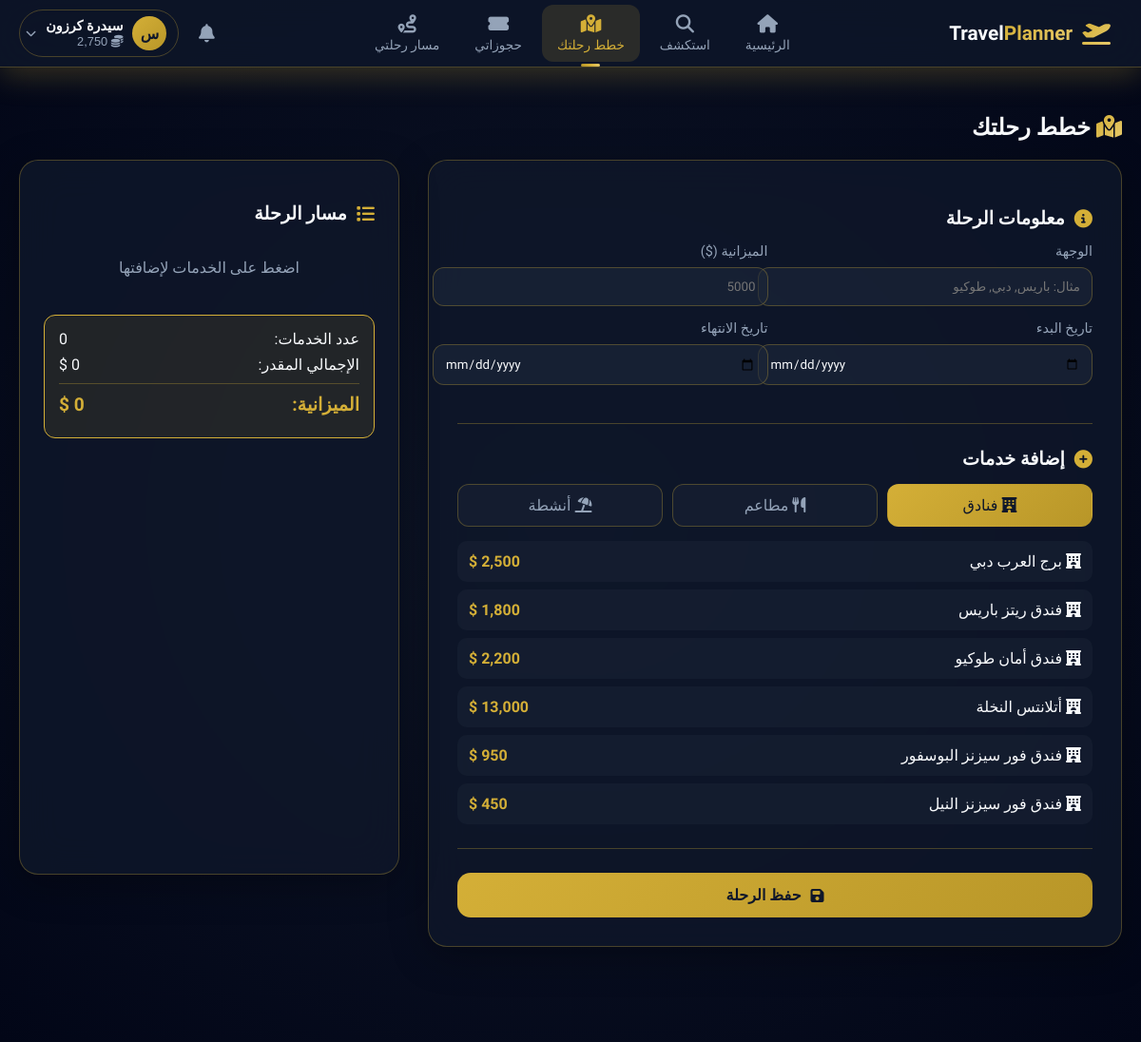
/plan_trip.php (signed in), run on the app's committed database.
### tables this page shows
CREATE TABLE `travelers` (
  `id` int(11) NOT NULL,
  `user_id` int(11) DEFAULT NULL,
  `full_name` varchar(100) DEFAULT NULL,
  `phone` varchar(20) DEFAULT NULL,
  `loyalty_points` int(11) DEFAULT 0
);

CREATE TABLE `hotels` (
  `id` int(11) NOT NULL,
  `provider_id` int(11) DEFAULT NULL,
  `name` varchar(100) DEFAULT NULL,
  `city` varchar(50) DEFAULT NULL,
  `category` enum('economic','medium','luxury') DEFAULT NULL,
  `price_per_night` decimal(10,2) DEFAULT NULL,
  `rating` decimal(2,1) DEFAULT 0.0,
  `description` text DEFAULT NULL,
  `image_url` varchar(255) DEFAULT NULL,
  `created_at` timestamp NOT NULL DEFAULT current_timestamp(),
  `updated_at` timestamp NOT NULL DEFAULT current_timestamp() ON UPDATE current_timestamp()
);

### plan_trip.php (the view, shortened to what this page needs)
<?php
include '../config/db.php';
$hotels = mysqli_query($conn, "SELECT id, name, city, price_per_night as price FROM hotels ORDER BY rating DESC LIMIT 10");
?>
<!DOCTYPE html>
<html lang="ar" dir="rtl">
<head>
    <link rel="stylesheet" href="https://cdnjs.cloudflare.com/ajax/libs/font-awesome/6.4.0/css/all.min.css">
    <link href="https://unpkg.com/aos@2.3.1/dist/aos.css" rel="stylesheet">
</head>
<body>
    <div class="bg-animation"></div>
    <?php include 'navbar.php'; ?>
    <main class="main-content">
        <h2 class="fw-bold mb-4" data-aos="fade-right">
            <i class="fas fa-map-marked-alt me-2" style="background: linear-gradient(135deg, var(--gold-primary), var(--gold-light)); -webkit-background-clip: text; -webkit-text-fill-color: transparent;"></i>
            خطط رحلتك
        </h2>
        <div class="trip-planner">
            <div class="planner-form" data-aos="fade-up">
                <form method="POST" id="tripForm">
                    <div class="form-section">
                        <h3 class="section-title"><i class="fas fa-info-circle"></i> معلومات الرحلة</h3>
                        <div class="form-row">
                            <div class="form-group">
                                <label>الوجهة</label>
                                <input type="text" name="destination" required placeholder="مثال: باريس, دبي, طوكيو">
                            </div>
                            <div class="form-group">
                                <label>الميزانية ($)</label>
                                <input type="number" name="budget" id="budgetInput" required min="100" placeholder="5000">
                            </div>
                        </div>
                        <div class="form-row">
                            <div class="form-group">
                                <label>تاريخ البدء</label>
                                <input type="date" name="start_date" required min="<?php echo date('Y-m-d'); ?>">
                            </div>
                            <div class="form-group">
                                <label>تاريخ الانتهاء</label>
                                <input type="date" name="end_date" required min="<?php echo date('Y-m-d'); ?>">
                            </div>
                        </div>
                    </div>
                    <div class="form-section">
                        <h3 class="section-title"><i class="fas fa-plus-circle"></i> إضافة خدمات</h3>
                        <div class="service-selector">
                            <div class="service-tab active" data-type="hotels">
                                <i class="fas fa-hotel"></i> فنادق
                            </div>
                            <div class="service-tab" data-type="restaurants">
                                <i class="fas fa-utensils"></i> مطاعم
                            </div>
                            <div class="service-tab" data-type="activities">
                                <i class="fas fa-umbrella-beach"></i> أنشطة
                            </div>
                        </div>
                        <div id="hotels-list" class="service-list">
                            <?php if (mysqli_num_rows($hotels) > 0): ?>
                                <?php while ($h = mysqli_fetch_assoc($hotels)): ?>
                                    <div class="service-item" onclick="addToItinerary('hotel', <?php echo $h['id']; ?>, '<?php echo htmlspecialchars($h['name']); ?>', <?php echo $h['price']; ?>)">
                                        <span><i class="fas fa-hotel"></i> <?php echo htmlspecialchars($h['name']); ?></span>
                                        <span style="color:var(--gold-primary); font-weight:600;"><?php echo number_format($h['price']); ?> $</span>
                                    </div>
                                <?php endwhile; ?>
                            <?php else: ?>
                                <div class="text-secondary" style="text-align:center;padding:20px;">لا توجد فنادق متاحة</div>
                            <?php endif; ?>
                        </div>
                    </div>
                    <button type="submit" name="save_trip" class="btn-save">
                        <i class="fas fa-save"></i> حفظ الرحلة
                    </button>
                </form>
            </div>
            <div class="itinerary-sidebar" data-aos="fade-up" data-aos-delay="100">
                <h3 class="section-title"><i class="fas fa-list"></i> مسار الرحلة</h3>
                <div id="itinerary-items">
                    <p class="text-secondary" style="text-align:center;padding:20px;">اضغط على الخدمات لإضافتها</p>
                </div>
                <div class="trip-summary">
                    <div class="summary-row">
                        <span>عدد الخدمات:</span>
                        <span id="item-count">0</span>
                    </div>
                    <div class="summary-row">
                        <span>الإجمالي المقدر:</span>
                        <span id="total-estimate">0 $</span>
                    </div>
                    <div class="summary-total summary-row">
                        <span>الميزانية:</span>
                        <span id="budget-display">0 $</span>
                    </div>
                </div>
            </div>
        </div>
    </main>
</body>
</html>

### navbar.php (shortened to what this page needs)
<?php
$current_page = basename($_SERVER['PHP_SELF']);
$traveler = null;
if (isset($_SESSION['user_id']) && isset($conn)) {
    $uid = $_SESSION['user_id'];
    $traveler = mysqli_fetch_assoc(mysqli_query(
        $conn,
        "SELECT t.*, u.username, u.email
         FROM travelers t
         JOIN users u ON t.user_id = u.id
         WHERE t.user_id = $uid"
    ));
}
?>
<nav class="luxury-navbar">
    <div class="navbar-container">
        <div class="navbar-brand">
            <a href="index.php" class="brand-link">
                <i class="fas fa-plane-departure brand-icon"></i>
                <span class="brand-text">
                    Travel<span class="brand-highlight">Planner</span>
                </span>
            </a>
        </div>
        <div class="navbar-links" id="navbarLinks">
            <a href="index.php" class="nav-link <?php echo $current_page === 'index.php' ? 'active' : ''; ?>">
                <i class="fas fa-home"></i>
                <span>الرئيسية</span>
            </a>
            <a href="search.php" class="nav-link <?php echo $current_page === 'search.php' ? 'active' : ''; ?>">
                <i class="fas fa-search"></i>
                <span>استكشف</span>
            </a>
            <a href="plan_trip.php" class="nav-link <?php echo $current_page === 'plan_trip.php' ? 'active' : ''; ?>">
                <i class="fas fa-map-marked-alt"></i>
                <span>خطط رحلتك</span>
            </a>
            <a href="my_bookings.php" class="nav-link <?php echo $current_page === 'my_bookings.php' ? 'active' : ''; ?>">
                <i class="fas fa-ticket-alt"></i>
                <span>حجوزاتي</span>
            </a>
            <a href="my_itinerary.php" class="nav-link <?php echo $current_page === 'my_itinerary.php' ? 'active' : ''; ?>">
                <i class="fas fa-route"></i>
                <span>مسار رحلتي</span>
            </a>
        </div>
        <div class="navbar-actions">
            <div class="nav-dropdown notification-dropdown">
                <button class="nav-icon-btn" id="notificationBtn" aria-label="الإشعارات">
                    <i class="fas fa-bell"></i>
                </button>
            </div>
            <div class="nav-dropdown user-dropdown">
                <button class="user-btn" id="userBtn">
                    <div class="user-avatar">
                        <?php echo mb_substr($traveler['full_name'] ?? 'م', 0, 1); ?>
                    </div>
                    <div class="user-info d-none d-lg-block">
                        <span class="user-name"><?php echo htmlspecialchars($traveler['full_name'] ?? 'مسافر'); ?></span>
                        <span class="user-points">
                            <i class="fas fa-coins text-warning"></i>
                            <?php echo number_format($traveler['loyalty_points'] ?? 0); ?>
                        </span>
                    </div>
                    <i class="fas fa-chevron-down toggle-icon"></i>
                </button>
            </div>
        </div>
    </div>
</nav>

### plan_trip.php (style rules this page uses)
:root { --gold-primary: #d4af37; --gold-light: #e6c96a; --gold-dark: #b89628; --blue-dark: #0f172a; --blue-darker: #020617; --text-primary: #f8fafc; --text-secondary: #94a3b8; --glass-bg: rgba(15, 23, 42, 0.85); --glass-border: rgba(212, 175, 55, 0.3); --card-shadow: 0 10px 40px rgba(0, 0, 0, 0.3); }
body { font-family: 'Tajawal', sans-serif; background: var(--blue-darker); color: var(--text-primary); min-height: 100vh; margin: 0; }
.bg-animation { position: fixed; top: 0; left: 0; width: 100%; height: 100%; z-index: -1; background: radial-gradient(ellipse at 50% 50%, rgba(15, 23, 42, 0.95) 0%, var(--blue-darker) 100%); }
.main-content { margin-top: 70px; padding: 30px 20px; max-width: 1400px; margin: 70px auto 0; }
.trip-planner { display: grid; grid-template-columns: 1fr 400px; gap: 30px; }
.planner-form { background: var(--glass-bg); backdrop-filter: blur(20px); border: 1px solid var(--glass-border); border-radius: 20px; padding: 30px; box-shadow: var(--card-shadow); }
.form-section { margin-bottom: 25px; padding-bottom: 25px; border-bottom: 1px solid var(--glass-border); }
.section-title { font-size: 1.2rem; font-weight: 700; margin-bottom: 15px; display: flex; align-items: center; gap: 10px; }
.section-title i { color: var(--gold-primary); }
.form-row { display: grid; grid-template-columns: 1fr 1fr; gap: 15px; }
.form-group { margin-bottom: 15px; }
.form-group label { display: block; font-size: 0.9rem; color: var(--text-secondary); margin-bottom: 8px; }
.form-group input, .form-group select { width: 100%; padding: 12px; background: rgba(30, 41, 59, 0.6); border: 1px solid var(--glass-border); border-radius: 12px; color: var(--text-primary); font-family: 'Tajawal', sans-serif; }
.service-selector { display: grid; grid-template-columns: 1fr 1fr 1fr; gap: 10px; margin-bottom: 15px; }
.service-tab { padding: 12px; border-radius: 12px; border: 1px solid var(--glass-border); background: rgba(30, 41, 59, 0.4); color: var(--text-secondary); cursor: pointer; transition: all 0.3s; text-align: center; }
.service-tab.active { background: linear-gradient(135deg, var(--gold-primary), var(--gold-dark)); color: var(--blue-dark); border-color: transparent; }
.service-list { max-height: 300px; overflow-y: auto; display: grid; gap: 8px; }
.service-item { display: flex; justify-content: space-between; align-items: center; padding: 12px; background: rgba(30, 41, 59, 0.4); border-radius: 10px; cursor: pointer; transition: all 0.2s; }
.itinerary-sidebar { background: var(--glass-bg); backdrop-filter: blur(20px); border: 1px solid var(--glass-border); border-radius: 20px; padding: 25px; box-shadow: var(--card-shadow); position: sticky; top: 90px; max-height: calc(100vh - 100px); overflow-y: auto; }
.trip-summary { background: rgba(212, 175, 55, 0.1); border: 1px solid var(--gold-primary); border-radius: 12px; padding: 15px; margin-top: 20px; }
.summary-row { display: flex; justify-content: space-between; margin-bottom: 8px; }
.summary-total { font-size: 1.2rem; font-weight: 700; color: var(--gold-primary); border-top: 1px solid var(--glass-border); padding-top: 10px; margin-top: 10px; }
.btn-save { width: 100%; padding: 14px; background: linear-gradient(135deg, var(--gold-primary), var(--gold-dark)); color: var(--blue-dark); border: none; border-radius: 14px; font-family: 'Tajawal', sans-serif; font-size: 1rem; font-weight: 700; cursor: pointer; margin-top: 20px; display: flex; align-items: center; justify-content: center; gap: 10px; transition: all 0.3s; }
.text-secondary { color: var(--text-secondary); }
.fw-bold { font-weight: 700; }

### data on the page
travelers: full_name "س", full_name "سيدرة كرزون", loyalty_points "2,750"
hotels: name "برج العرب دبي"
hotels: name "فندق ريتز باريس"
hotels: name "فندق أمان طوكيو"
hotels: name "أتلانتس النخلة"
hotels: name "فندق فور سيزنز البوسفور"
hotels: name "فندق فور سيزنز النيل", price_per_night "450"
